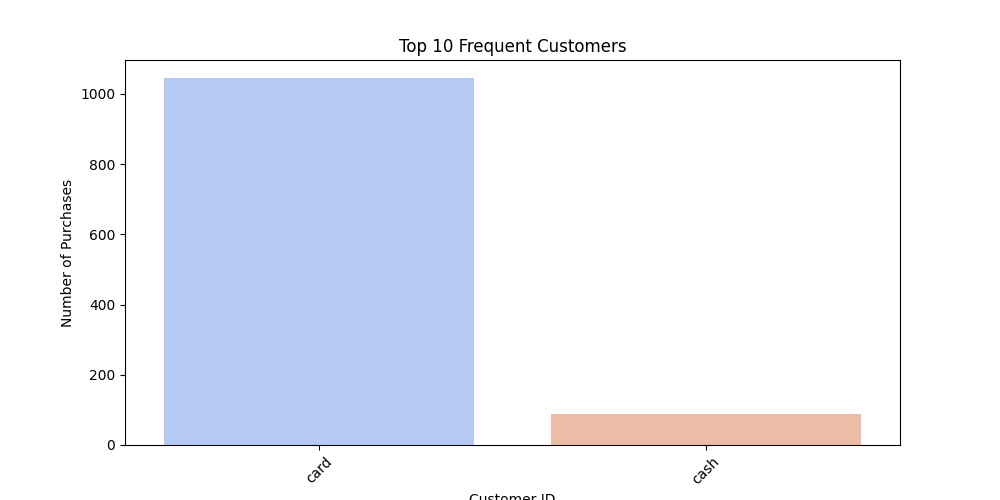

This figure's Python source:
import pandas as pd
import matplotlib.pyplot as plt
import seaborn as sns

# ✅ Load dataset
file_path = r"C:\Users\hp\Desktop\Intern_projects\Coffee_Sales_Analysis\Coffee_Sales_Analysis\data\index.csv"
df = pd.read_csv(file_path)

# ✅ Check available columns
print("Columns in dataset:", df.columns)

# ✅ Find the most frequent customers (Top 10)
top_customers = df['cash_type'].value_counts().head(10)

# ✅ Plot the top customers
plt.figure(figsize=(10, 5))
sns.barplot(x=top_customers.index, y=top_customers.values, palette="coolwarm")
plt.xlabel("Customer ID")
plt.ylabel("Number of Purchases")
plt.title("Top 10 Frequent Customers")
plt.xticks(rotation=45)
plt.show()

# ✅ Find the most purchased coffee per customer
top_customer_id = top_customers.index[0]  # Get the most frequent customer ID
customer_orders = df[df['cash_type'] == top_customer_id]['coffee_name'].value_counts()

# ✅ Plot the favorite coffee of the top customer
plt.figure(figsize=(8, 5))
sns.barplot(x=customer_orders.index, y=customer_orders.values, palette="Blues_r")
plt.xlabel("Coffee Name")
plt.ylabel("Number of Orders")
plt.title(f"Favorite Coffee of Customer: {top_customer_id}")
plt.xticks(rotation=45)
plt.show()
